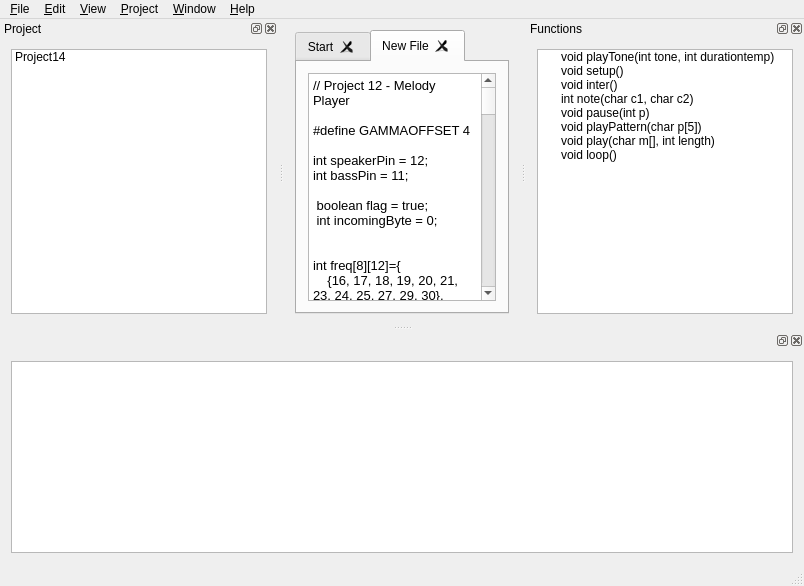
<?xml version="1.0" encoding="UTF-8"?>
<ui version="4.0">
 <class>MainWindow</class>
 <widget class="QMainWindow" name="MainWindow">
  <property name="geometry">
   <rect>
    <x>0</x>
    <y>0</y>
    <width>804</width>
    <height>586</height>
   </rect>
  </property>
  <property name="sizePolicy">
   <sizepolicy hsizetype="Maximum" vsizetype="Maximum">
    <horstretch>0</horstretch>
    <verstretch>0</verstretch>
   </sizepolicy>
  </property>
  <property name="windowTitle">
   <string>ReDuino</string>
  </property>
  <widget class="QWidget" name="centralWidget">
   <layout class="QGridLayout" name="gridLayout">
    <item row="0" column="0">
     <widget class="QTabWidget" name="tabWidget">
      <property name="cursor">
       <cursorShape>CrossCursor</cursorShape>
      </property>
      <property name="tabPosition">
       <enum>QTabWidget::North</enum>
      </property>
      <property name="tabShape">
       <enum>QTabWidget::Rounded</enum>
      </property>
      <property name="currentIndex">
       <number>1</number>
      </property>
      <property name="elideMode">
       <enum>Qt::ElideNone</enum>
      </property>
      <property name="documentMode">
       <bool>false</bool>
      </property>
      <property name="tabsClosable">
       <bool>true</bool>
      </property>
      <property name="movable">
       <bool>true</bool>
      </property>
      <widget class="QWidget" name="tab">
       <attribute name="title">
        <string>Start</string>
       </attribute>
       <layout class="QGridLayout" name="gridLayout_5">
        <item row="0" column="0">
         <widget class="QTextEdit" name="mainEdit">
          <property name="documentTitle">
           <string/>
          </property>
          <property name="html">
           <string>&lt;!DOCTYPE HTML PUBLIC &quot;-//W3C//DTD HTML 4.0//EN&quot; &quot;http://www.w3.org/TR/REC-html40/strict.dtd&quot;&gt;
&lt;html&gt;&lt;head&gt;&lt;meta name=&quot;qrichtext&quot; content=&quot;1&quot; /&gt;&lt;style type=&quot;text/css&quot;&gt;
p, li { white-space: pre-wrap; }
&lt;/style&gt;&lt;/head&gt;&lt;body style=&quot; font-family:'Liberation Sans'; font-size:10pt; font-weight:400; font-style:normal;&quot;&gt;
&lt;p style=&quot;-qt-paragraph-type:empty; margin-top:0px; margin-bottom:0px; margin-left:0px; margin-right:0px; -qt-block-indent:0; text-indent:0px;&quot;&gt;&lt;/p&gt;&lt;/body&gt;&lt;/html&gt;</string>
          </property>
         </widget>
        </item>
       </layout>
      </widget>
      <widget class="QWidget" name="tab_2">
       <attribute name="title">
        <string>New File</string>
       </attribute>
       <layout class="QGridLayout" name="gridLayout_6">
        <item row="0" column="0">
         <widget class="QTextEdit" name="mainEdit_2">
          <property name="html">
           <string>&lt;!DOCTYPE HTML PUBLIC &quot;-//W3C//DTD HTML 4.0//EN&quot; &quot;http://www.w3.org/TR/REC-html40/strict.dtd&quot;&gt;
&lt;html&gt;&lt;head&gt;&lt;meta name=&quot;qrichtext&quot; content=&quot;1&quot; /&gt;&lt;style type=&quot;text/css&quot;&gt;
p, li { white-space: pre-wrap; }
&lt;/style&gt;&lt;/head&gt;&lt;body style=&quot; font-family:'Liberation Sans'; font-size:10pt; font-weight:400; font-style:normal;&quot;&gt;
&lt;p style=&quot; margin-top:0px; margin-bottom:0px; margin-left:0px; margin-right:0px; -qt-block-indent:0; text-indent:0px;&quot;&gt;// Project 12 - Melody Player&lt;/p&gt;
&lt;p style=&quot;-qt-paragraph-type:empty; margin-top:0px; margin-bottom:0px; margin-left:0px; margin-right:0px; -qt-block-indent:0; text-indent:0px;&quot;&gt;&lt;/p&gt;
&lt;p style=&quot; margin-top:0px; margin-bottom:0px; margin-left:0px; margin-right:0px; -qt-block-indent:0; text-indent:0px;&quot;&gt;#define GAMMAOFFSET 4&lt;/p&gt;
&lt;p style=&quot;-qt-paragraph-type:empty; margin-top:0px; margin-bottom:0px; margin-left:0px; margin-right:0px; -qt-block-indent:0; text-indent:0px;&quot;&gt;&lt;/p&gt;
&lt;p style=&quot; margin-top:0px; margin-bottom:0px; margin-left:0px; margin-right:0px; -qt-block-indent:0; text-indent:0px;&quot;&gt;int speakerPin = 12;&lt;/p&gt;
&lt;p style=&quot; margin-top:0px; margin-bottom:0px; margin-left:0px; margin-right:0px; -qt-block-indent:0; text-indent:0px;&quot;&gt;int bassPin = 11;&lt;/p&gt;
&lt;p style=&quot;-qt-paragraph-type:empty; margin-top:0px; margin-bottom:0px; margin-left:0px; margin-right:0px; -qt-block-indent:0; text-indent:0px;&quot;&gt;&lt;/p&gt;
&lt;p style=&quot; margin-top:0px; margin-bottom:0px; margin-left:0px; margin-right:0px; -qt-block-indent:0; text-indent:0px;&quot;&gt; boolean flag = true;&lt;/p&gt;
&lt;p style=&quot; margin-top:0px; margin-bottom:0px; margin-left:0px; margin-right:0px; -qt-block-indent:0; text-indent:0px;&quot;&gt; int incomingByte = 0;&lt;/p&gt;
&lt;p style=&quot;-qt-paragraph-type:empty; margin-top:0px; margin-bottom:0px; margin-left:0px; margin-right:0px; -qt-block-indent:0; text-indent:0px;&quot;&gt;&lt;/p&gt;
&lt;p style=&quot;-qt-paragraph-type:empty; margin-top:0px; margin-bottom:0px; margin-left:0px; margin-right:0px; -qt-block-indent:0; text-indent:0px;&quot;&gt;&lt;/p&gt;
&lt;p style=&quot; margin-top:0px; margin-bottom:0px; margin-left:0px; margin-right:0px; -qt-block-indent:0; text-indent:0px;&quot;&gt;int freq[8][12]={ &lt;/p&gt;
&lt;p style=&quot; margin-top:0px; margin-bottom:0px; margin-left:0px; margin-right:0px; -qt-block-indent:0; text-indent:0px;&quot;&gt;    {16, 17, 18, 19, 20, 21, 23, 24, 25, 27, 29, 30},&lt;/p&gt;
&lt;p style=&quot; margin-top:0px; margin-bottom:0px; margin-left:0px; margin-right:0px; -qt-block-indent:0; text-indent:0px;&quot;&gt;    {32, 34, 36, 38, 41, 43, 46, 49, 51, 55, 58, 61},&lt;/p&gt;
&lt;p style=&quot; margin-top:0px; margin-bottom:0px; margin-left:0px; margin-right:0px; -qt-block-indent:0; text-indent:0px;&quot;&gt;    {65, 69, 73, 77, 82, 87, 92, 98, 103, 110, 116, 123},&lt;/p&gt;
&lt;p style=&quot; margin-top:0px; margin-bottom:0px; margin-left:0px; margin-right:0px; -qt-block-indent:0; text-indent:0px;&quot;&gt;    {130, 138, 146, 155, 164, 174, 185, 196, 207, 220, 233, 246},&lt;/p&gt;
&lt;p style=&quot; margin-top:0px; margin-bottom:0px; margin-left:0px; margin-right:0px; -qt-block-indent:0; text-indent:0px;&quot;&gt;    {261, 277, 293, 311, 329, 349, 369, 392, 415, 440, 466, 493},&lt;/p&gt;
&lt;p style=&quot; margin-top:0px; margin-bottom:0px; margin-left:0px; margin-right:0px; -qt-block-indent:0; text-indent:0px;&quot;&gt;    {523, 554, 587, 622, 659, 698, 739, 783, 830, 880, 932, 987},&lt;/p&gt;
&lt;p style=&quot; margin-top:0px; margin-bottom:0px; margin-left:0px; margin-right:0px; -qt-block-indent:0; text-indent:0px;&quot;&gt;    {1046, 1108, 1174, 1244, 1318, 1396, 1479, 1567, 1661, 1760, 1864, 1975},&lt;/p&gt;
&lt;p style=&quot; margin-top:0px; margin-bottom:0px; margin-left:0px; margin-right:0px; -qt-block-indent:0; text-indent:0px;&quot;&gt;    {2093, 2217, 2349, 2489, 2637, 2793, 2959, 3135, 3322, 3520, 3729, 3951}&lt;/p&gt;
&lt;p style=&quot; margin-top:0px; margin-bottom:0px; margin-left:0px; margin-right:0px; -qt-block-indent:0; text-indent:0px;&quot;&gt;};&lt;/p&gt;
&lt;p style=&quot;-qt-paragraph-type:empty; margin-top:0px; margin-bottom:0px; margin-left:0px; margin-right:0px; -qt-block-indent:0; text-indent:0px;&quot;&gt;&lt;/p&gt;
&lt;p style=&quot; margin-top:0px; margin-bottom:0px; margin-left:0px; margin-right:0px; -qt-block-indent:0; text-indent:0px;&quot;&gt;int tempo = 50;&lt;/p&gt;
&lt;p style=&quot;-qt-paragraph-type:empty; margin-top:0px; margin-bottom:0px; margin-left:0px; margin-right:0px; -qt-block-indent:0; text-indent:0px;&quot;&gt;&lt;/p&gt;
&lt;p style=&quot; margin-top:0px; margin-bottom:0px; margin-left:0px; margin-right:0px; -qt-block-indent:0; text-indent:0px;&quot;&gt;void playTone(int tone, int durationtemp)&lt;/p&gt;
&lt;p style=&quot; margin-top:0px; margin-bottom:0px; margin-left:0px; margin-right:0px; -qt-block-indent:0; text-indent:0px;&quot;&gt;{  &lt;/p&gt;
&lt;p style=&quot; margin-top:0px; margin-bottom:0px; margin-left:0px; margin-right:0px; -qt-block-indent:0; text-indent:0px;&quot;&gt;      unsigned long duration=(unsigned long)((64*tempo)/durationtemp);&lt;/p&gt;
&lt;p style=&quot;-qt-paragraph-type:empty; margin-top:0px; margin-bottom:0px; margin-left:0px; margin-right:0px; -qt-block-indent:0; text-indent:0px;&quot;&gt;&lt;/p&gt;
&lt;p style=&quot; margin-top:0px; margin-bottom:0px; margin-left:0px; margin-right:0px; -qt-block-indent:0; text-indent:0px;&quot;&gt;      double fuck=1000000.0/tone;&lt;/p&gt;
&lt;p style=&quot;-qt-paragraph-type:empty; margin-top:0px; margin-bottom:0px; margin-left:0px; margin-right:0px; -qt-block-indent:0; text-indent:0px;&quot;&gt;&lt;/p&gt;
&lt;p style=&quot; margin-top:0px; margin-bottom:0px; margin-left:0px; margin-right:0px; -qt-block-indent:0; text-indent:0px;&quot;&gt;      unsigned long del=(unsigned long)(fuck);&lt;/p&gt;
&lt;p style=&quot;-qt-paragraph-type:empty; margin-top:0px; margin-bottom:0px; margin-left:0px; margin-right:0px; -qt-block-indent:0; text-indent:0px;&quot;&gt;&lt;/p&gt;
&lt;p style=&quot; margin-top:0px; margin-bottom:0px; margin-left:0px; margin-right:0px; -qt-block-indent:0; text-indent:0px;&quot;&gt;      for (long i = 0; i &amp;lt; duration * 1000L; i += del * 2) {&lt;/p&gt;
&lt;p style=&quot; margin-top:0px; margin-bottom:0px; margin-left:0px; margin-right:0px; -qt-block-indent:0; text-indent:0px;&quot;&gt;           if (tone==6000){&lt;/p&gt;
&lt;p style=&quot; margin-top:0px; margin-bottom:0px; margin-left:0px; margin-right:0px; -qt-block-indent:0; text-indent:0px;&quot;&gt;               digitalWrite(speakerPin, LOW);&lt;/p&gt;
&lt;p style=&quot; margin-top:0px; margin-bottom:0px; margin-left:0px; margin-right:0px; -qt-block-indent:0; text-indent:0px;&quot;&gt;               delayMicroseconds(del*2);&lt;/p&gt;
&lt;p style=&quot; margin-top:0px; margin-bottom:0px; margin-left:0px; margin-right:0px; -qt-block-indent:0; text-indent:0px;&quot;&gt;           } else&lt;/p&gt;
&lt;p style=&quot; margin-top:0px; margin-bottom:0px; margin-left:0px; margin-right:0px; -qt-block-indent:0; text-indent:0px;&quot;&gt;           {&lt;/p&gt;
&lt;p style=&quot; margin-top:0px; margin-bottom:0px; margin-left:0px; margin-right:0px; -qt-block-indent:0; text-indent:0px;&quot;&gt;            digitalWrite(speakerPin, HIGH);&lt;/p&gt;
&lt;p style=&quot; margin-top:0px; margin-bottom:0px; margin-left:0px; margin-right:0px; -qt-block-indent:0; text-indent:0px;&quot;&gt;            delayMicroseconds(del);&lt;/p&gt;
&lt;p style=&quot; margin-top:0px; margin-bottom:0px; margin-left:0px; margin-right:0px; -qt-block-indent:0; text-indent:0px;&quot;&gt;            digitalWrite(speakerPin, LOW);&lt;/p&gt;
&lt;p style=&quot; margin-top:0px; margin-bottom:0px; margin-left:0px; margin-right:0px; -qt-block-indent:0; text-indent:0px;&quot;&gt;            delayMicroseconds(del);&lt;/p&gt;
&lt;p style=&quot; margin-top:0px; margin-bottom:0px; margin-left:0px; margin-right:0px; -qt-block-indent:0; text-indent:0px;&quot;&gt;           }&lt;/p&gt;
&lt;p style=&quot; margin-top:0px; margin-bottom:0px; margin-left:0px; margin-right:0px; -qt-block-indent:0; text-indent:0px;&quot;&gt;      }&lt;/p&gt;
&lt;p style=&quot; margin-top:0px; margin-bottom:0px; margin-left:0px; margin-right:0px; -qt-block-indent:0; text-indent:0px;&quot;&gt;}&lt;/p&gt;
&lt;p style=&quot;-qt-paragraph-type:empty; margin-top:0px; margin-bottom:0px; margin-left:0px; margin-right:0px; -qt-block-indent:0; text-indent:0px;&quot;&gt;&lt;/p&gt;
&lt;p style=&quot; margin-top:0px; margin-bottom:0px; margin-left:0px; margin-right:0px; -qt-block-indent:0; text-indent:0px;&quot;&gt;void setup() {&lt;/p&gt;
&lt;p style=&quot;-qt-paragraph-type:empty; margin-top:0px; margin-bottom:0px; margin-left:0px; margin-right:0px; -qt-block-indent:0; text-indent:0px;&quot;&gt;&lt;/p&gt;
&lt;p style=&quot; margin-top:0px; margin-bottom:0px; margin-left:0px; margin-right:0px; -qt-block-indent:0; text-indent:0px;&quot;&gt;  pinMode(speakerPin, OUTPUT);&lt;/p&gt;
&lt;p style=&quot; margin-top:0px; margin-bottom:0px; margin-left:0px; margin-right:0px; -qt-block-indent:0; text-indent:0px;&quot;&gt;  pinMode(bassPin, OUTPUT);&lt;/p&gt;
&lt;p style=&quot; margin-top:0px; margin-bottom:0px; margin-left:0px; margin-right:0px; -qt-block-indent:0; text-indent:0px;&quot;&gt;  pinMode(13,OUTPUT);&lt;/p&gt;
&lt;p style=&quot; margin-top:0px; margin-bottom:0px; margin-left:0px; margin-right:0px; -qt-block-indent:0; text-indent:0px;&quot;&gt;  pinMode(4,OUTPUT);&lt;/p&gt;
&lt;p style=&quot; margin-top:0px; margin-bottom:0px; margin-left:0px; margin-right:0px; -qt-block-indent:0; text-indent:0px;&quot;&gt;  digitalWrite(4,HIGH);&lt;/p&gt;
&lt;p style=&quot; margin-top:0px; margin-bottom:0px; margin-left:0px; margin-right:0px; -qt-block-indent:0; text-indent:0px;&quot;&gt;  //digitalWrite(13,HIGH);&lt;/p&gt;
&lt;p style=&quot; margin-top:0px; margin-bottom:0px; margin-left:0px; margin-right:0px; -qt-block-indent:0; text-indent:0px;&quot;&gt;  analogWrite(13,1000);&lt;/p&gt;
&lt;p style=&quot; margin-top:0px; margin-bottom:0px; margin-left:0px; margin-right:0px; -qt-block-indent:0; text-indent:0px;&quot;&gt;  Serial.begin(115200);&lt;/p&gt;
&lt;p style=&quot; margin-top:0px; margin-bottom:0px; margin-left:0px; margin-right:0px; -qt-block-indent:0; text-indent:0px;&quot;&gt;  Serial.print(LOW);&lt;/p&gt;
&lt;p style=&quot; margin-top:0px; margin-bottom:0px; margin-left:0px; margin-right:0px; -qt-block-indent:0; text-indent:0px;&quot;&gt;  Serial.print('-');&lt;/p&gt;
&lt;p style=&quot; margin-top:0px; margin-bottom:0px; margin-left:0px; margin-right:0px; -qt-block-indent:0; text-indent:0px;&quot;&gt;  Serial.print(HIGH);&lt;/p&gt;
&lt;p style=&quot; margin-top:0px; margin-bottom:0px; margin-left:0px; margin-right:0px; -qt-block-indent:0; text-indent:0px;&quot;&gt;  attachInterrupt(0,inter,CHANGE);&lt;/p&gt;
&lt;p style=&quot; margin-top:0px; margin-bottom:0px; margin-left:0px; margin-right:0px; -qt-block-indent:0; text-indent:0px;&quot;&gt;  &lt;/p&gt;
&lt;p style=&quot; margin-top:0px; margin-bottom:0px; margin-left:0px; margin-right:0px; -qt-block-indent:0; text-indent:0px;&quot;&gt;}&lt;/p&gt;
&lt;p style=&quot;-qt-paragraph-type:empty; margin-top:0px; margin-bottom:0px; margin-left:0px; margin-right:0px; -qt-block-indent:0; text-indent:0px;&quot;&gt;&lt;/p&gt;
&lt;p style=&quot; margin-top:0px; margin-bottom:0px; margin-left:0px; margin-right:0px; -qt-block-indent:0; text-indent:0px;&quot;&gt;void inter(){&lt;/p&gt;
&lt;p style=&quot; margin-top:0px; margin-bottom:0px; margin-left:0px; margin-right:0px; -qt-block-indent:0; text-indent:0px;&quot;&gt;    Serial.print(&amp;quot;Interrupt!\n&amp;quot;); &lt;/p&gt;
&lt;p style=&quot; margin-top:0px; margin-bottom:0px; margin-left:0px; margin-right:0px; -qt-block-indent:0; text-indent:0px;&quot;&gt;}&lt;/p&gt;
&lt;p style=&quot;-qt-paragraph-type:empty; margin-top:0px; margin-bottom:0px; margin-left:0px; margin-right:0px; -qt-block-indent:0; text-indent:0px;&quot;&gt;&lt;/p&gt;
&lt;p style=&quot;-qt-paragraph-type:empty; margin-top:0px; margin-bottom:0px; margin-left:0px; margin-right:0px; -qt-block-indent:0; text-indent:0px;&quot;&gt;&lt;/p&gt;
&lt;p style=&quot; margin-top:0px; margin-bottom:0px; margin-left:0px; margin-right:0px; -qt-block-indent:0; text-indent:0px;&quot;&gt;int note(char c1, char c2)&lt;/p&gt;
&lt;p style=&quot; margin-top:0px; margin-bottom:0px; margin-left:0px; margin-right:0px; -qt-block-indent:0; text-indent:0px;&quot;&gt;{&lt;/p&gt;
&lt;p style=&quot; margin-top:0px; margin-bottom:0px; margin-left:0px; margin-right:0px; -qt-block-indent:0; text-indent:0px;&quot;&gt;  int r=0;&lt;/p&gt;
&lt;p style=&quot; margin-top:0px; margin-bottom:0px; margin-left:0px; margin-right:0px; -qt-block-indent:0; text-indent:0px;&quot;&gt;  switch (c2){&lt;/p&gt;
&lt;p style=&quot; margin-top:0px; margin-bottom:0px; margin-left:0px; margin-right:0px; -qt-block-indent:0; text-indent:0px;&quot;&gt;      case '#':&lt;/p&gt;
&lt;p style=&quot; margin-top:0px; margin-bottom:0px; margin-left:0px; margin-right:0px; -qt-block-indent:0; text-indent:0px;&quot;&gt;                 switch (c1){&lt;/p&gt;
&lt;p style=&quot; margin-top:0px; margin-bottom:0px; margin-left:0px; margin-right:0px; -qt-block-indent:0; text-indent:0px;&quot;&gt;                    case 'c': r=1; break;&lt;/p&gt;
&lt;p style=&quot; margin-top:0px; margin-bottom:0px; margin-left:0px; margin-right:0px; -qt-block-indent:0; text-indent:0px;&quot;&gt;                    case 'd': r=3; break;&lt;/p&gt;
&lt;p style=&quot; margin-top:0px; margin-bottom:0px; margin-left:0px; margin-right:0px; -qt-block-indent:0; text-indent:0px;&quot;&gt;                    case 'f': r=6; break;&lt;/p&gt;
&lt;p style=&quot; margin-top:0px; margin-bottom:0px; margin-left:0px; margin-right:0px; -qt-block-indent:0; text-indent:0px;&quot;&gt;                    case 'g': r=8; break;&lt;/p&gt;
&lt;p style=&quot; margin-top:0px; margin-bottom:0px; margin-left:0px; margin-right:0px; -qt-block-indent:0; text-indent:0px;&quot;&gt;                    case 'a': r=10; break;  &lt;/p&gt;
&lt;p style=&quot; margin-top:0px; margin-bottom:0px; margin-left:0px; margin-right:0px; -qt-block-indent:0; text-indent:0px;&quot;&gt;                    case 'P': r=200; break;&lt;/p&gt;
&lt;p style=&quot; margin-top:0px; margin-bottom:0px; margin-left:0px; margin-right:0px; -qt-block-indent:0; text-indent:0px;&quot;&gt;                    case 'C': r=1; break;&lt;/p&gt;
&lt;p style=&quot; margin-top:0px; margin-bottom:0px; margin-left:0px; margin-right:0px; -qt-block-indent:0; text-indent:0px;&quot;&gt;                    case 'D': r=3; break;&lt;/p&gt;
&lt;p style=&quot; margin-top:0px; margin-bottom:0px; margin-left:0px; margin-right:0px; -qt-block-indent:0; text-indent:0px;&quot;&gt;                    case 'F': r=6; break;&lt;/p&gt;
&lt;p style=&quot; margin-top:0px; margin-bottom:0px; margin-left:0px; margin-right:0px; -qt-block-indent:0; text-indent:0px;&quot;&gt;                    case 'G': r=8; break;&lt;/p&gt;
&lt;p style=&quot; margin-top:0px; margin-bottom:0px; margin-left:0px; margin-right:0px; -qt-block-indent:0; text-indent:0px;&quot;&gt;                    case 'A': r=10; break;  &lt;/p&gt;
&lt;p style=&quot; margin-top:0px; margin-bottom:0px; margin-left:0px; margin-right:0px; -qt-block-indent:0; text-indent:0px;&quot;&gt;                    default: break;          &lt;/p&gt;
&lt;p style=&quot; margin-top:0px; margin-bottom:0px; margin-left:0px; margin-right:0px; -qt-block-indent:0; text-indent:0px;&quot;&gt;                 }&lt;/p&gt;
&lt;p style=&quot; margin-top:0px; margin-bottom:0px; margin-left:0px; margin-right:0px; -qt-block-indent:0; text-indent:0px;&quot;&gt;              break;&lt;/p&gt;
&lt;p style=&quot; margin-top:0px; margin-bottom:0px; margin-left:0px; margin-right:0px; -qt-block-indent:0; text-indent:0px;&quot;&gt;              &lt;/p&gt;
&lt;p style=&quot; margin-top:0px; margin-bottom:0px; margin-left:0px; margin-right:0px; -qt-block-indent:0; text-indent:0px;&quot;&gt;      case '*':&lt;/p&gt;
&lt;p style=&quot; margin-top:0px; margin-bottom:0px; margin-left:0px; margin-right:0px; -qt-block-indent:0; text-indent:0px;&quot;&gt;         switch (c1){&lt;/p&gt;
&lt;p style=&quot; margin-top:0px; margin-bottom:0px; margin-left:0px; margin-right:0px; -qt-block-indent:0; text-indent:0px;&quot;&gt;            case 'c': r=0; break;&lt;/p&gt;
&lt;p style=&quot; margin-top:0px; margin-bottom:0px; margin-left:0px; margin-right:0px; -qt-block-indent:0; text-indent:0px;&quot;&gt;            case 'd': r=2; break;&lt;/p&gt;
&lt;p style=&quot; margin-top:0px; margin-bottom:0px; margin-left:0px; margin-right:0px; -qt-block-indent:0; text-indent:0px;&quot;&gt;            case 'e': r=4; break;&lt;/p&gt;
&lt;p style=&quot; margin-top:0px; margin-bottom:0px; margin-left:0px; margin-right:0px; -qt-block-indent:0; text-indent:0px;&quot;&gt;            case 'f': r=5; break;&lt;/p&gt;
&lt;p style=&quot; margin-top:0px; margin-bottom:0px; margin-left:0px; margin-right:0px; -qt-block-indent:0; text-indent:0px;&quot;&gt;            case 'g': r=7; break;&lt;/p&gt;
&lt;p style=&quot; margin-top:0px; margin-bottom:0px; margin-left:0px; margin-right:0px; -qt-block-indent:0; text-indent:0px;&quot;&gt;            case 'a': r=9; break;            &lt;/p&gt;
&lt;p style=&quot; margin-top:0px; margin-bottom:0px; margin-left:0px; margin-right:0px; -qt-block-indent:0; text-indent:0px;&quot;&gt;            case 'h': r=11; break;&lt;/p&gt;
&lt;p style=&quot; margin-top:0px; margin-bottom:0px; margin-left:0px; margin-right:0px; -qt-block-indent:0; text-indent:0px;&quot;&gt;            case 'P': r=200; break;&lt;/p&gt;
&lt;p style=&quot; margin-top:0px; margin-bottom:0px; margin-left:0px; margin-right:0px; -qt-block-indent:0; text-indent:0px;&quot;&gt;            case 'C': r=0; break;&lt;/p&gt;
&lt;p style=&quot; margin-top:0px; margin-bottom:0px; margin-left:0px; margin-right:0px; -qt-block-indent:0; text-indent:0px;&quot;&gt;            case 'D': r=2; break;&lt;/p&gt;
&lt;p style=&quot; margin-top:0px; margin-bottom:0px; margin-left:0px; margin-right:0px; -qt-block-indent:0; text-indent:0px;&quot;&gt;            case 'E': r=4; break;&lt;/p&gt;
&lt;p style=&quot; margin-top:0px; margin-bottom:0px; margin-left:0px; margin-right:0px; -qt-block-indent:0; text-indent:0px;&quot;&gt;            case 'F': r=5; break;&lt;/p&gt;
&lt;p style=&quot; margin-top:0px; margin-bottom:0px; margin-left:0px; margin-right:0px; -qt-block-indent:0; text-indent:0px;&quot;&gt;            case 'G': r=7; break;&lt;/p&gt;
&lt;p style=&quot; margin-top:0px; margin-bottom:0px; margin-left:0px; margin-right:0px; -qt-block-indent:0; text-indent:0px;&quot;&gt;            case 'A': r=9; break;            &lt;/p&gt;
&lt;p style=&quot; margin-top:0px; margin-bottom:0px; margin-left:0px; margin-right:0px; -qt-block-indent:0; text-indent:0px;&quot;&gt;            case 'H': r=11; break;&lt;/p&gt;
&lt;p style=&quot; margin-top:0px; margin-bottom:0px; margin-left:0px; margin-right:0px; -qt-block-indent:0; text-indent:0px;&quot;&gt;            default:break;&lt;/p&gt;
&lt;p style=&quot; margin-top:0px; margin-bottom:0px; margin-left:0px; margin-right:0px; -qt-block-indent:0; text-indent:0px;&quot;&gt;         }&lt;/p&gt;
&lt;p style=&quot; margin-top:0px; margin-bottom:0px; margin-left:0px; margin-right:0px; -qt-block-indent:0; text-indent:0px;&quot;&gt;             break;&lt;/p&gt;
&lt;p style=&quot; margin-top:0px; margin-bottom:0px; margin-left:0px; margin-right:0px; -qt-block-indent:0; text-indent:0px;&quot;&gt;      case 'b':&lt;/p&gt;
&lt;p style=&quot; margin-top:0px; margin-bottom:0px; margin-left:0px; margin-right:0px; -qt-block-indent:0; text-indent:0px;&quot;&gt;         switch (c1){&lt;/p&gt;
&lt;p style=&quot; margin-top:0px; margin-bottom:0px; margin-left:0px; margin-right:0px; -qt-block-indent:0; text-indent:0px;&quot;&gt;            case 'd': r=1; break;&lt;/p&gt;
&lt;p style=&quot; margin-top:0px; margin-bottom:0px; margin-left:0px; margin-right:0px; -qt-block-indent:0; text-indent:0px;&quot;&gt;            case 'e': r=3; break;&lt;/p&gt;
&lt;p style=&quot; margin-top:0px; margin-bottom:0px; margin-left:0px; margin-right:0px; -qt-block-indent:0; text-indent:0px;&quot;&gt;            case 'g': r=6; break;&lt;/p&gt;
&lt;p style=&quot; margin-top:0px; margin-bottom:0px; margin-left:0px; margin-right:0px; -qt-block-indent:0; text-indent:0px;&quot;&gt;            case 'a': r=8; break;&lt;/p&gt;
&lt;p style=&quot; margin-top:0px; margin-bottom:0px; margin-left:0px; margin-right:0px; -qt-block-indent:0; text-indent:0px;&quot;&gt;            case 'h': r=10; break;&lt;/p&gt;
&lt;p style=&quot; margin-top:0px; margin-bottom:0px; margin-left:0px; margin-right:0px; -qt-block-indent:0; text-indent:0px;&quot;&gt;            case 'D': r=1; break;&lt;/p&gt;
&lt;p style=&quot; margin-top:0px; margin-bottom:0px; margin-left:0px; margin-right:0px; -qt-block-indent:0; text-indent:0px;&quot;&gt;            case 'E': r=3; break;&lt;/p&gt;
&lt;p style=&quot; margin-top:0px; margin-bottom:0px; margin-left:0px; margin-right:0px; -qt-block-indent:0; text-indent:0px;&quot;&gt;            case 'G': r=6; break;&lt;/p&gt;
&lt;p style=&quot; margin-top:0px; margin-bottom:0px; margin-left:0px; margin-right:0px; -qt-block-indent:0; text-indent:0px;&quot;&gt;            case 'A': r=8; break;&lt;/p&gt;
&lt;p style=&quot; margin-top:0px; margin-bottom:0px; margin-left:0px; margin-right:0px; -qt-block-indent:0; text-indent:0px;&quot;&gt;            case 'H': r=10; break;&lt;/p&gt;
&lt;p style=&quot; margin-top:0px; margin-bottom:0px; margin-left:0px; margin-right:0px; -qt-block-indent:0; text-indent:0px;&quot;&gt;            case 'P': r=200; break;&lt;/p&gt;
&lt;p style=&quot; margin-top:0px; margin-bottom:0px; margin-left:0px; margin-right:0px; -qt-block-indent:0; text-indent:0px;&quot;&gt;            default:break;         &lt;/p&gt;
&lt;p style=&quot; margin-top:0px; margin-bottom:0px; margin-left:0px; margin-right:0px; -qt-block-indent:0; text-indent:0px;&quot;&gt;         }&lt;/p&gt;
&lt;p style=&quot; margin-top:0px; margin-bottom:0px; margin-left:0px; margin-right:0px; -qt-block-indent:0; text-indent:0px;&quot;&gt;      break;&lt;/p&gt;
&lt;p style=&quot; margin-top:0px; margin-bottom:0px; margin-left:0px; margin-right:0px; -qt-block-indent:0; text-indent:0px;&quot;&gt;  }&lt;/p&gt;
&lt;p style=&quot; margin-top:0px; margin-bottom:0px; margin-left:0px; margin-right:0px; -qt-block-indent:0; text-indent:0px;&quot;&gt;  return r;  &lt;/p&gt;
&lt;p style=&quot; margin-top:0px; margin-bottom:0px; margin-left:0px; margin-right:0px; -qt-block-indent:0; text-indent:0px;&quot;&gt;}&lt;/p&gt;
&lt;p style=&quot;-qt-paragraph-type:empty; margin-top:0px; margin-bottom:0px; margin-left:0px; margin-right:0px; -qt-block-indent:0; text-indent:0px;&quot;&gt;&lt;/p&gt;
&lt;p style=&quot; margin-top:0px; margin-bottom:0px; margin-left:0px; margin-right:0px; -qt-block-indent:0; text-indent:0px;&quot;&gt;void pause(int p)&lt;/p&gt;
&lt;p style=&quot; margin-top:0px; margin-bottom:0px; margin-left:0px; margin-right:0px; -qt-block-indent:0; text-indent:0px;&quot;&gt;{&lt;/p&gt;
&lt;p style=&quot; margin-top:0px; margin-bottom:0px; margin-left:0px; margin-right:0px; -qt-block-indent:0; text-indent:0px;&quot;&gt;  playTone(6000, p);&lt;/p&gt;
&lt;p style=&quot; margin-top:0px; margin-bottom:0px; margin-left:0px; margin-right:0px; -qt-block-indent:0; text-indent:0px;&quot;&gt;  return;&lt;/p&gt;
&lt;p style=&quot; margin-top:0px; margin-bottom:0px; margin-left:0px; margin-right:0px; -qt-block-indent:0; text-indent:0px;&quot;&gt;}&lt;/p&gt;
&lt;p style=&quot;-qt-paragraph-type:empty; margin-top:0px; margin-bottom:0px; margin-left:0px; margin-right:0px; -qt-block-indent:0; text-indent:0px;&quot;&gt;&lt;/p&gt;
&lt;p style=&quot; margin-top:0px; margin-bottom:0px; margin-left:0px; margin-right:0px; -qt-block-indent:0; text-indent:0px;&quot;&gt;void playPattern(char p[5])&lt;/p&gt;
&lt;p style=&quot; margin-top:0px; margin-bottom:0px; margin-left:0px; margin-right:0px; -qt-block-indent:0; text-indent:0px;&quot;&gt;{&lt;/p&gt;
&lt;p style=&quot; margin-top:0px; margin-bottom:0px; margin-left:0px; margin-right:0px; -qt-block-indent:0; text-indent:0px;&quot;&gt;  if(note(p[2], p[3]) == 200)&lt;/p&gt;
&lt;p style=&quot; margin-top:0px; margin-bottom:0px; margin-left:0px; margin-right:0px; -qt-block-indent:0; text-indent:0px;&quot;&gt;    pause( (p[0]-48)*10+(p[1]-48) );&lt;/p&gt;
&lt;p style=&quot; margin-top:0px; margin-bottom:0px; margin-left:0px; margin-right:0px; -qt-block-indent:0; text-indent:0px;&quot;&gt;  else&lt;/p&gt;
&lt;p style=&quot; margin-top:0px; margin-bottom:0px; margin-left:0px; margin-right:0px; -qt-block-indent:0; text-indent:0px;&quot;&gt;    playTone(freq[(p[4]-48)+GAMMAOFFSET][note(p[2],p[3])], (p[0]-48)*10+(p[1]-48));  &lt;/p&gt;
&lt;p style=&quot; margin-top:0px; margin-bottom:0px; margin-left:0px; margin-right:0px; -qt-block-indent:0; text-indent:0px;&quot;&gt;}&lt;/p&gt;
&lt;p style=&quot;-qt-paragraph-type:empty; margin-top:0px; margin-bottom:0px; margin-left:0px; margin-right:0px; -qt-block-indent:0; text-indent:0px;&quot;&gt;&lt;/p&gt;
&lt;p style=&quot; margin-top:0px; margin-bottom:0px; margin-left:0px; margin-right:0px; -qt-block-indent:0; text-indent:0px;&quot;&gt;void play(char m[], int length)&lt;/p&gt;
&lt;p style=&quot; margin-top:0px; margin-bottom:0px; margin-left:0px; margin-right:0px; -qt-block-indent:0; text-indent:0px;&quot;&gt;{&lt;/p&gt;
&lt;p style=&quot; margin-top:0px; margin-bottom:0px; margin-left:0px; margin-right:0px; -qt-block-indent:0; text-indent:0px;&quot;&gt;  char *pattern;&lt;/p&gt;
&lt;p style=&quot; margin-top:0px; margin-bottom:0px; margin-left:0px; margin-right:0px; -qt-block-indent:0; text-indent:0px;&quot;&gt;  &lt;/p&gt;
&lt;p style=&quot; margin-top:0px; margin-bottom:0px; margin-left:0px; margin-right:0px; -qt-block-indent:0; text-indent:0px;&quot;&gt;  for(int i=0;i&amp;lt;length;i+=6)&lt;/p&gt;
&lt;p style=&quot; margin-top:0px; margin-bottom:0px; margin-left:0px; margin-right:0px; -qt-block-indent:0; text-indent:0px;&quot;&gt;      playPattern(m+i);&lt;/p&gt;
&lt;p style=&quot; margin-top:0px; margin-bottom:0px; margin-left:0px; margin-right:0px; -qt-block-indent:0; text-indent:0px;&quot;&gt;}&lt;/p&gt;
&lt;p style=&quot;-qt-paragraph-type:empty; margin-top:0px; margin-bottom:0px; margin-left:0px; margin-right:0px; -qt-block-indent:0; text-indent:0px;&quot;&gt;&lt;/p&gt;
&lt;p style=&quot; margin-top:0px; margin-bottom:0px; margin-left:0px; margin-right:0px; -qt-block-indent:0; text-indent:0px;&quot;&gt;char melody1[]=&amp;quot;32c*0-32c#0-32d*0-32d#0-32e*0-32f*0-32f#0-32g*0-32g#0-32a*0-32a#0-32h*0&amp;quot;;&lt;/p&gt;
&lt;p style=&quot; margin-top:0px; margin-bottom:0px; margin-left:0px; margin-right:0px; -qt-block-indent:0; text-indent:0px;&quot;&gt;char melody2[]=&amp;quot;32h*5-32a#5-32a*5-32g#5-32g*5-01P*0-32f*5-32e*5-32d#5-32d*5-32c#5-32c*5&amp;quot;;&lt;/p&gt;
&lt;p style=&quot;-qt-paragraph-type:empty; margin-top:0px; margin-bottom:0px; margin-left:0px; margin-right:0px; -qt-block-indent:0; text-indent:0px;&quot;&gt;&lt;/p&gt;
&lt;p style=&quot;-qt-paragraph-type:empty; margin-top:0px; margin-bottom:0px; margin-left:0px; margin-right:0px; -qt-block-indent:0; text-indent:0px;&quot;&gt;&lt;/p&gt;
&lt;p style=&quot; margin-top:0px; margin-bottom:0px; margin-left:0px; margin-right:0px; -qt-block-indent:0; text-indent:0px;&quot;&gt;/*&lt;/p&gt;
&lt;p style=&quot; margin-top:0px; margin-bottom:0px; margin-left:0px; margin-right:0px; -qt-block-indent:0; text-indent:0px;&quot;&gt;char NEM_1[] = &amp;quot;08e*4-08g*5-08h*5-08e*6-08h*5-08g*5&amp;quot;;&lt;/p&gt;
&lt;p style=&quot; margin-top:0px; margin-bottom:0px; margin-left:0px; margin-right:0px; -qt-block-indent:0; text-indent:0px;&quot;&gt;char NEM_1_2[] = &amp;quot;08e*4-08g*5-08h*5-08e*6-08h*5-08h*6&amp;quot;;&lt;/p&gt;
&lt;p style=&quot; margin-top:0px; margin-bottom:0px; margin-left:0px; margin-right:0px; -qt-block-indent:0; text-indent:0px;&quot;&gt;char NEM_2[] = &amp;quot;08h*6-08g*5-08h*5-16h*6-16e*5-08h*5-08g*5&amp;quot;;&lt;/p&gt;
&lt;p style=&quot; margin-top:0px; margin-bottom:0px; margin-left:0px; margin-right:0px; -qt-block-indent:0; text-indent:0px;&quot;&gt;char NEM_3[] = &amp;quot;&amp;quot;;*/&lt;/p&gt;
&lt;p style=&quot;-qt-paragraph-type:empty; margin-top:0px; margin-bottom:0px; margin-left:0px; margin-right:0px; -qt-block-indent:0; text-indent:0px;&quot;&gt;&lt;/p&gt;
&lt;p style=&quot; margin-top:0px; margin-bottom:0px; margin-left:0px; margin-right:0px; -qt-block-indent:0; text-indent:0px;&quot;&gt;char LEDZEPPELIN[] = &amp;quot;08c*2-16P*0-08e*2-08f#2-16a*2-08g*2-16P*0-08e*2-08c*2-16a*1-08f#1-16P*0-02g*1-04P*0-08c*2-16P*0-08e*2-08f#2-16e*3-08d*3-16P*0-08c*3-08a#2-16g*2-08d*2-16P*0-02e*2-&amp;quot;;&lt;/p&gt;
&lt;p style=&quot; margin-top:0px; margin-bottom:0px; margin-left:0px; margin-right:0px; -qt-block-indent:0; text-indent:0px;&quot;&gt;void loop() &lt;/p&gt;
&lt;p style=&quot; margin-top:0px; margin-bottom:0px; margin-left:0px; margin-right:0px; -qt-block-indent:0; text-indent:0px;&quot;&gt;{&lt;/p&gt;
&lt;p style=&quot; margin-top:0px; margin-bottom:0px; margin-left:0px; margin-right:0px; -qt-block-indent:0; text-indent:0px;&quot;&gt; /*  play(NEM_1,36);&lt;/p&gt;
&lt;p style=&quot; margin-top:0px; margin-bottom:0px; margin-left:0px; margin-right:0px; -qt-block-indent:0; text-indent:0px;&quot;&gt;   play(NEM_1,36);&lt;/p&gt;
&lt;p style=&quot; margin-top:0px; margin-bottom:0px; margin-left:0px; margin-right:0px; -qt-block-indent:0; text-indent:0px;&quot;&gt;   play(NEM_1,36);&lt;/p&gt;
&lt;p style=&quot; margin-top:0px; margin-bottom:0px; margin-left:0px; margin-right:0px; -qt-block-indent:0; text-indent:0px;&quot;&gt;   play(NEM_1_2,36);*/&lt;/p&gt;
&lt;p style=&quot; margin-top:0px; margin-bottom:0px; margin-left:0px; margin-right:0px; -qt-block-indent:0; text-indent:0px;&quot;&gt;   &lt;/p&gt;
&lt;p style=&quot; margin-top:0px; margin-bottom:0px; margin-left:0px; margin-right:0px; -qt-block-indent:0; text-indent:0px;&quot;&gt; //  play(LEDZEPPELIN,26*6);&lt;/p&gt;
&lt;p style=&quot; margin-top:0px; margin-bottom:0px; margin-left:0px; margin-right:0px; -qt-block-indent:0; text-indent:0px;&quot;&gt; int d = 1000;&lt;/p&gt;
&lt;p style=&quot; margin-top:0px; margin-bottom:0px; margin-left:0px; margin-right:0px; -qt-block-indent:0; text-indent:0px;&quot;&gt; int octave = 4;&lt;/p&gt;
&lt;p style=&quot; margin-top:0px; margin-bottom:0px; margin-left:0px; margin-right:0px; -qt-block-indent:0; text-indent:0px;&quot;&gt; &lt;/p&gt;
&lt;p style=&quot; margin-top:0px; margin-bottom:0px; margin-left:0px; margin-right:0px; -qt-block-indent:0; text-indent:0px;&quot;&gt;if(flag==true)&lt;/p&gt;
&lt;p style=&quot; margin-top:0px; margin-bottom:0px; margin-left:0px; margin-right:0px; -qt-block-indent:0; text-indent:0px;&quot;&gt;{&lt;/p&gt;
&lt;p style=&quot; margin-top:0px; margin-bottom:0px; margin-left:0px; margin-right:0px; -qt-block-indent:0; text-indent:0px;&quot;&gt;   noTone(speakerPin);&lt;/p&gt;
&lt;p style=&quot; margin-top:0px; margin-bottom:0px; margin-left:0px; margin-right:0px; -qt-block-indent:0; text-indent:0px;&quot;&gt;   tone(bassPin,freq[octave][7],5000);&lt;/p&gt;
&lt;p style=&quot;-qt-paragraph-type:empty; margin-top:0px; margin-bottom:0px; margin-left:0px; margin-right:0px; -qt-block-indent:0; text-indent:0px;&quot;&gt;&lt;/p&gt;
&lt;p style=&quot; margin-top:0px; margin-bottom:0px; margin-left:0px; margin-right:0px; -qt-block-indent:0; text-indent:0px;&quot;&gt;   delay(d);&lt;/p&gt;
&lt;p style=&quot; margin-top:0px; margin-bottom:0px; margin-left:0px; margin-right:0px; -qt-block-indent:0; text-indent:0px;&quot;&gt;   noTone(bassPin);&lt;/p&gt;
&lt;p style=&quot; margin-top:0px; margin-bottom:0px; margin-left:0px; margin-right:0px; -qt-block-indent:0; text-indent:0px;&quot;&gt;   tone(speakerPin,freq[octave][0],5000);&lt;/p&gt;
&lt;p style=&quot; margin-top:0px; margin-bottom:0px; margin-left:0px; margin-right:0px; -qt-block-indent:0; text-indent:0px;&quot;&gt;   delay(d);&lt;/p&gt;
&lt;p style=&quot; margin-top:0px; margin-bottom:0px; margin-left:0px; margin-right:0px; -qt-block-indent:0; text-indent:0px;&quot;&gt;  &lt;/p&gt;
&lt;p style=&quot; margin-top:0px; margin-bottom:0px; margin-left:0px; margin-right:0px; -qt-block-indent:0; text-indent:0px;&quot;&gt;   Serial.print(&amp;quot;Hello, fags!\n&amp;quot;);&lt;/p&gt;
&lt;p style=&quot; margin-top:0px; margin-bottom:0px; margin-left:0px; margin-right:0px; -qt-block-indent:0; text-indent:0px;&quot;&gt;}&lt;/p&gt;
&lt;p style=&quot;-qt-paragraph-type:empty; margin-top:0px; margin-bottom:0px; margin-left:0px; margin-right:0px; -qt-block-indent:0; text-indent:0px;&quot;&gt;&lt;/p&gt;
&lt;p style=&quot; margin-top:0px; margin-bottom:0px; margin-left:0px; margin-right:0px; -qt-block-indent:0; text-indent:0px;&quot;&gt;   if (Serial.available() &amp;gt; 0) {&lt;/p&gt;
&lt;p style=&quot; margin-top:0px; margin-bottom:0px; margin-left:0px; margin-right:0px; -qt-block-indent:0; text-indent:0px;&quot;&gt;		// read the incoming byte:&lt;/p&gt;
&lt;p style=&quot; margin-top:0px; margin-bottom:0px; margin-left:0px; margin-right:0px; -qt-block-indent:0; text-indent:0px;&quot;&gt;		incomingByte = Serial.read();&lt;/p&gt;
&lt;p style=&quot;-qt-paragraph-type:empty; margin-top:0px; margin-bottom:0px; margin-left:0px; margin-right:0px; -qt-block-indent:0; text-indent:0px;&quot;&gt;&lt;/p&gt;
&lt;p style=&quot; margin-top:0px; margin-bottom:0px; margin-left:0px; margin-right:0px; -qt-block-indent:0; text-indent:0px;&quot;&gt;		// say what you got:&lt;/p&gt;
&lt;p style=&quot; margin-top:0px; margin-bottom:0px; margin-left:0px; margin-right:0px; -qt-block-indent:0; text-indent:0px;&quot;&gt;		Serial.print(&amp;quot;I received. &amp;quot;);		&lt;/p&gt;
&lt;p style=&quot; margin-top:0px; margin-bottom:0px; margin-left:0px; margin-right:0px; -qt-block-indent:0; text-indent:0px;&quot;&gt;                Serial.println(incomingByte, DEC);&lt;/p&gt;
&lt;p style=&quot; margin-top:0px; margin-bottom:0px; margin-left:0px; margin-right:0px; -qt-block-indent:0; text-indent:0px;&quot;&gt;                &lt;/p&gt;
&lt;p style=&quot; margin-top:0px; margin-bottom:0px; margin-left:0px; margin-right:0px; -qt-block-indent:0; text-indent:0px;&quot;&gt;                if(incomingByte == 'g')&lt;/p&gt;
&lt;p style=&quot; margin-top:0px; margin-bottom:0px; margin-left:0px; margin-right:0px; -qt-block-indent:0; text-indent:0px;&quot;&gt;                {&lt;/p&gt;
&lt;p style=&quot; margin-top:0px; margin-bottom:0px; margin-left:0px; margin-right:0px; -qt-block-indent:0; text-indent:0px;&quot;&gt;                  Serial.print(&amp;quot;GOGOGOGO!!!\n&amp;quot;);&lt;/p&gt;
&lt;p style=&quot; margin-top:0px; margin-bottom:0px; margin-left:0px; margin-right:0px; -qt-block-indent:0; text-indent:0px;&quot;&gt;                  flag = true;&lt;/p&gt;
&lt;p style=&quot; margin-top:0px; margin-bottom:0px; margin-left:0px; margin-right:0px; -qt-block-indent:0; text-indent:0px;&quot;&gt;                }&lt;/p&gt;
&lt;p style=&quot; margin-top:0px; margin-bottom:0px; margin-left:0px; margin-right:0px; -qt-block-indent:0; text-indent:0px;&quot;&gt;                else&lt;/p&gt;
&lt;p style=&quot; margin-top:0px; margin-bottom:0px; margin-left:0px; margin-right:0px; -qt-block-indent:0; text-indent:0px;&quot;&gt;                {&lt;/p&gt;
&lt;p style=&quot; margin-top:0px; margin-bottom:0px; margin-left:0px; margin-right:0px; -qt-block-indent:0; text-indent:0px;&quot;&gt;                  if(incomingByte == 's')&lt;/p&gt;
&lt;p style=&quot; margin-top:0px; margin-bottom:0px; margin-left:0px; margin-right:0px; -qt-block-indent:0; text-indent:0px;&quot;&gt;                  {&lt;/p&gt;
&lt;p style=&quot; margin-top:0px; margin-bottom:0px; margin-left:0px; margin-right:0px; -qt-block-indent:0; text-indent:0px;&quot;&gt;                    Serial.print(&amp;quot;STOP BIATCH!\n&amp;quot;);&lt;/p&gt;
&lt;p style=&quot; margin-top:0px; margin-bottom:0px; margin-left:0px; margin-right:0px; -qt-block-indent:0; text-indent:0px;&quot;&gt;                    flag = false;&lt;/p&gt;
&lt;p style=&quot; margin-top:0px; margin-bottom:0px; margin-left:0px; margin-right:0px; -qt-block-indent:0; text-indent:0px;&quot;&gt;                  }&lt;/p&gt;
&lt;p style=&quot; margin-top:0px; margin-bottom:0px; margin-left:0px; margin-right:0px; -qt-block-indent:0; text-indent:0px;&quot;&gt;                }&lt;/p&gt;
&lt;p style=&quot;-qt-paragraph-type:empty; margin-top:0px; margin-bottom:0px; margin-left:0px; margin-right:0px; -qt-block-indent:0; text-indent:0px;&quot;&gt;&lt;/p&gt;
&lt;p style=&quot; margin-top:0px; margin-bottom:0px; margin-left:0px; margin-right:0px; -qt-block-indent:0; text-indent:0px;&quot;&gt;	} &lt;/p&gt;
&lt;p style=&quot;-qt-paragraph-type:empty; margin-top:0px; margin-bottom:0px; margin-left:0px; margin-right:0px; -qt-block-indent:0; text-indent:0px;&quot;&gt;&lt;/p&gt;
&lt;p style=&quot; margin-top:0px; margin-bottom:0px; margin-left:0px; margin-right:0px; -qt-block-indent:0; text-indent:0px;&quot;&gt;}&lt;/p&gt;&lt;/body&gt;&lt;/html&gt;</string>
          </property>
         </widget>
        </item>
       </layout>
      </widget>
     </widget>
    </item>
   </layout>
  </widget>
  <widget class="QStatusBar" name="statusBar"/>
  <widget class="QDockWidget" name="projectDock">
   <property name="minimumSize">
    <size>
     <width>118</width>
     <height>140</height>
    </size>
   </property>
   <property name="windowTitle">
    <string>Project</string>
   </property>
   <attribute name="dockWidgetArea">
    <number>1</number>
   </attribute>
   <widget class="QWidget" name="dockWidgetContents">
    <layout class="QGridLayout" name="gridLayout_3">
     <item row="0" column="0">
      <widget class="QTreeWidget" name="projectTree">
       <property name="tabKeyNavigation">
        <bool>true</bool>
       </property>
       <property name="showDropIndicator" stdset="0">
        <bool>true</bool>
       </property>
       <property name="rootIsDecorated">
        <bool>false</bool>
       </property>
       <property name="sortingEnabled">
        <bool>false</bool>
       </property>
       <property name="animated">
        <bool>true</bool>
       </property>
       <property name="headerHidden">
        <bool>true</bool>
       </property>
       <property name="expandsOnDoubleClick">
        <bool>true</bool>
       </property>
       <property name="columnCount">
        <number>1</number>
       </property>
       <attribute name="headerVisible">
        <bool>false</bool>
       </attribute>
       <attribute name="headerCascadingSectionResizes">
        <bool>true</bool>
       </attribute>
       <attribute name="headerShowSortIndicator" stdset="0">
        <bool>false</bool>
       </attribute>
       <attribute name="headerCascadingSectionResizes">
        <bool>true</bool>
       </attribute>
       <attribute name="headerVisible">
        <bool>false</bool>
       </attribute>
       <attribute name="headerShowSortIndicator" stdset="0">
        <bool>false</bool>
       </attribute>
       <column>
        <property name="text">
         <string notr="true">Файл</string>
        </property>
       </column>
       <item>
        <property name="text">
         <string>Project14</string>
        </property>
        <item>
         <property name="text">
          <string>main.pde</string>
         </property>
        </item>
        <item>
         <property name="text">
          <string>Sources</string>
         </property>
         <item>
          <property name="text">
           <string>serial.pde</string>
          </property>
         </item>
         <item>
          <property name="text">
           <string>motor.pde</string>
          </property>
         </item>
        </item>
        <item>
         <property name="text">
          <string>Headers</string>
         </property>
         <item>
          <property name="text">
           <string>tools.h</string>
          </property>
         </item>
         <item>
          <property name="text">
           <string>lib.h</string>
          </property>
         </item>
        </item>
       </item>
      </widget>
     </item>
    </layout>
   </widget>
  </widget>
  <widget class="QDockWidget" name="logDock">
   <property name="sizePolicy">
    <sizepolicy hsizetype="Expanding" vsizetype="Expanding">
     <horstretch>0</horstretch>
     <verstretch>0</verstretch>
    </sizepolicy>
   </property>
   <property name="minimumSize">
    <size>
     <width>112</width>
     <height>132</height>
    </size>
   </property>
   <property name="floating">
    <bool>false</bool>
   </property>
   <property name="windowTitle">
    <string/>
   </property>
   <attribute name="dockWidgetArea">
    <number>8</number>
   </attribute>
   <widget class="QWidget" name="dockWidgetContents_2">
    <layout class="QGridLayout" name="gridLayout_2">
     <item row="0" column="0">
      <widget class="QTextBrowser" name="logArea">
       <property name="styleSheet">
        <string notr="true"/>
       </property>
      </widget>
     </item>
    </layout>
   </widget>
  </widget>
  <widget class="QDockWidget" name="funcDock">
   <property name="sizePolicy">
    <sizepolicy hsizetype="Preferred" vsizetype="Maximum">
     <horstretch>0</horstretch>
     <verstretch>0</verstretch>
    </sizepolicy>
   </property>
   <property name="minimumSize">
    <size>
     <width>140</width>
     <height>132</height>
    </size>
   </property>
   <property name="baseSize">
    <size>
     <width>200</width>
     <height>0</height>
    </size>
   </property>
   <property name="windowTitle">
    <string>Functions</string>
   </property>
   <attribute name="dockWidgetArea">
    <number>2</number>
   </attribute>
   <widget class="QWidget" name="dockWidgetContents_3">
    <layout class="QGridLayout" name="gridLayout_4">
     <item row="0" column="0">
      <widget class="QTreeWidget" name="funcTree">
       <attribute name="headerVisible">
        <bool>false</bool>
       </attribute>
       <attribute name="headerVisible">
        <bool>false</bool>
       </attribute>
       <column>
        <property name="text">
         <string>Функция</string>
        </property>
       </column>
       <item>
        <property name="text">
         <string>void playTone(int tone, int durationtemp)</string>
        </property>
       </item>
       <item>
        <property name="text">
         <string>void setup()</string>
        </property>
       </item>
       <item>
        <property name="text">
         <string>void inter()</string>
        </property>
       </item>
       <item>
        <property name="text">
         <string>int note(char c1, char c2)</string>
        </property>
       </item>
       <item>
        <property name="text">
         <string>void pause(int p)</string>
        </property>
       </item>
       <item>
        <property name="text">
         <string>void playPattern(char p[5])</string>
        </property>
       </item>
       <item>
        <property name="text">
         <string>void play(char m[], int length)</string>
        </property>
       </item>
       <item>
        <property name="text">
         <string>void loop()</string>
        </property>
       </item>
      </widget>
     </item>
    </layout>
   </widget>
  </widget>
  <widget class="QMenuBar" name="menuBar">
   <property name="geometry">
    <rect>
     <x>0</x>
     <y>0</y>
     <width>804</width>
     <height>22</height>
    </rect>
   </property>
   <widget class="QMenu" name="menu_2">
    <property name="title">
     <string>&amp;Edit</string>
    </property>
   </widget>
   <widget class="QMenu" name="menu_3">
    <property name="title">
     <string>&amp;View</string>
    </property>
   </widget>
   <widget class="QMenu" name="menu_5">
    <property name="title">
     <string>&amp;Window</string>
    </property>
   </widget>
   <widget class="QMenu" name="menu_6">
    <property name="title">
     <string>&amp;Help</string>
    </property>
   </widget>
   <widget class="QMenu" name="menu_4">
    <property name="title">
     <string>&amp;Project</string>
    </property>
   </widget>
   <widget class="QMenu" name="menu">
    <property name="title">
     <string>&amp;File</string>
    </property>
    <addaction name="action_4"/>
    <addaction name="action_5"/>
    <addaction name="action_3"/>
   </widget>
   <addaction name="menu"/>
   <addaction name="menu_2"/>
   <addaction name="menu_3"/>
   <addaction name="menu_4"/>
   <addaction name="menu_5"/>
   <addaction name="menu_6"/>
  </widget>
  <action name="action">
   <property name="text">
    <string>&amp;Открыть</string>
   </property>
  </action>
  <action name="action_2">
   <property name="text">
    <string>&amp;Сохранить</string>
   </property>
  </action>
  <action name="action_3">
   <property name="text">
    <string>&amp;Exit</string>
   </property>
  </action>
  <action name="action_4">
   <property name="text">
    <string>&amp;Open</string>
   </property>
  </action>
  <action name="action_5">
   <property name="text">
    <string>&amp;Save</string>
   </property>
  </action>
 </widget>
 <layoutdefault spacing="6" margin="11"/>
 <resources/>
 <connections/>
</ui>
